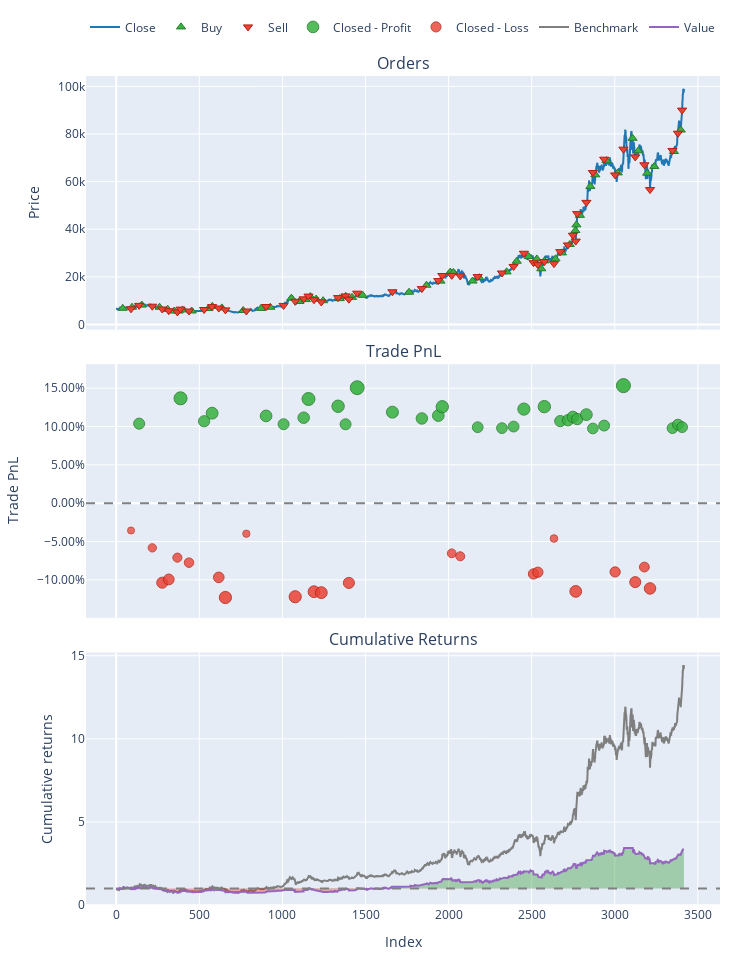

The notebook cell saved with this chart:
### Code cell
# Showing signal and results charts:
a = bt_pf.plot()
a.show()

### Figure 1 — Plotly figure (JSON) as saved in the notebook; plotly's stock layout.template omitted (floating-point values rounded to 4 significant figures; data arrays with more than 128 entries replaced by an {"elided": "..."} marker saying what was removed)
{"data": [{"legendgroup": "0", "line": {"color": "#1f77b4"}, "name": "Close", "showlegend": true, "type": "scatter", "uid": "37f43dec-8059-44cf-9709-ab99bf478266", "x": {"elided": "3417 int values"}, "xaxis": "x", "y": {"elided": "3417 int values"}, "yaxis": "y"}, {"customdata": {"elided": "54x3 float values"}, "hovertemplate": "Order Id: %{customdata[0]}<br>Timestamp: %{x}<br>Price: %{y}<br>Size: %{customdata[1]:.6f}<br>Fees: %{customdata[2]:.6f}", "legendgroup": "1", "marker": {"color": "#37B13F", "line": {"color": "rgb(38,123,44)", "width": 1}, "size": 8, "symbol": "triangle-up"}, "mode": "markers", "name": "Buy", "type": "scatter", "uid": "02b5dc67-6ac7-47a1-8970-c9cdedb023d0", "x": [39, 95, 154, 261, 310, 349, 376, 399, 454, 555, 578, 636, 764, 871, 927, 1054, 1102, 1141, 1168, 1203, 1245, 1345, 1381, 1419, 1483, 1762, 1867, 1951, 2010, 2029, 2144, 2185, 2349, 2410, 2482, 2531, 2558, 2577, 2643, 2682, 2729, 2763, 2769, 2790, 2853, 2883, 2950, 3018, 3107, 3142, 3195, 3238, 3356, 3397], "xaxis": "x", "y": [6816, 7259, 8145, 7246, 6403, 5672, 5672, 6126, 5680, 6710, 7635, 6978, 5898, 6767, 7254, 11073, 9672, 10473, 11721, 10675, 10005, 10870, 11827, 11410, 12262, 13546, 16503, 18224, 22020, 21840, 18258, 19645, 22102, 26571, 28519, 27520, 23400, 26721, 27559, 30060, 33586, 39442, 41832, 45836, 57976, 62837, 68766, 63644, 78174, 72906, 63524, 66361, 72636, 81642], "yaxis": "y"}, {"customdata": {"elided": "54x3 float values"}, "hovertemplate": "Order Id: %{customdata[0]}<br>Timestamp: %{x}<br>Price: %{y}<br>Size: %{customdata[1]:.6f}<br>Fees: %{customdata[2]:.6f}", "legendgroup": "2", "marker": {"color": "#EA4335", "line": {"color": "rgb(181,31,18)", "width": 1}, "size": 8, "symbol": "triangle-down"}, "mode": "markers", "name": "Sell", "type": "scatter", "uid": "045b5bfa-c2d0-4eca-9f23-11d51516d1d0", "x": [89, 138, 217, 277, 316, 368, 387, 438, 529, 577, 617, 657, 783, 902, 1007, 1077, 1128, 1157, 1190, 1234, 1335, 1380, 1400, 1450, 1662, 1839, 1938, 1962, 2019, 2070, 2175, 2321, 2391, 2453, 2511, 2537, 2576, 2634, 2672, 2718, 2748, 2765, 2774, 2829, 2868, 2936, 3002, 3052, 3123, 3178, 3212, 3347, 3380, 3405], "xaxis": "x", "y": [6594, 8035, 7695, 6516, 5785, 5286, 6466, 5669, 6305, 7519, 6919, 6140, 5681, 7559, 8024, 9754, 10781, 11930, 10402, 9461, 11302, 12023, 10632, 13165, 13757, 15086, 18441, 20574, 20646, 20393, 20125, 21631, 24381, 29917, 25972, 25123, 26421, 25570, 30597, 33406, 37470, 35020, 46554, 51275, 63809, 69398, 62802, 73608, 70356, 67049, 56648, 73066, 80300, 90000], "yaxis": "y"}, {"customdata": [[1, 1, 9.991, 0.1037], [6, 6, 10.27, 0.1368], [8, 8, 8.419, 0.1069], [9, 9, 10.23, 0.1174], [13, 13, 8.442, 0.1139], [14, 14, 8.504, 0.103], [16, 16, 8.916, 0.1115], [17, 17, 12.08, 0.1359], [20, 20, 9.978, 0.1264], [21, 21, 9.147, 0.1029], [23, 23, 13.23, 0.1506], [24, 24, 12.0, 0.1187], [25, 25, 12.49, 0.1105], [26, 26, 14.34, 0.1143], [27, 27, 17.58, 0.1258], [30, 30, 13.57, 0.0991], [31, 31, 14.74, 0.09794], [32, 32, 16.52, 0.09996], [33, 33, 22.3, 0.1227], [36, 36, 21.23, 0.1259], [38, 38, 19.39, 0.1071], [39, 39, 21.67, 0.1081], [40, 40, 24.97, 0.1125], [42, 42, 23.99, 0.1097], [43, 43, 28.02, 0.1155], [44, 44, 26.37, 0.09746], [45, 45, 30.06, 0.1013], [47, 47, 45.64, 0.1533], [51, 51, 24.58, 0.09789], [52, 52, 28.21, 0.1024], [53, 53, 30.14, 0.09922]], "hovertemplate": "Exit Trade Id: %{customdata[0]}<br>Position Id: %{customdata[1]}<br>Exit Timestamp: %{x}<br>PnL: %{customdata[2]:.6f}<br>Return: %{customdata[3]:.2%}", "legendgroup": "3", "marker": {"color": "#37B13F", "line": {"color": "rgb(38,123,44)", "width": 1}, "opacity": [0.8369, 0.8789, 0.8408, 0.8542, 0.8498, 0.8359, 0.8467, 0.8778, 0.8658, 0.8358, 0.8965, 0.856, 0.8455, 0.8503, 0.8649, 0.831, 0.8295, 0.832, 0.8611, 0.8651, 0.8411, 0.8425, 0.848, 0.8445, 0.8518, 0.8289, 0.8337, 0.9, 0.8294, 0.8351, 0.8311], "size": [11.05, 13.02, 11.24, 11.86, 11.66, 11.01, 11.51, 12.97, 12.4, 11.0, 13.84, 11.94, 11.46, 11.68, 12.36, 10.78, 10.71, 10.83, 12.18, 12.37, 11.25, 11.32, 11.57, 11.41, 11.75, 10.68, 10.91, 14, 10.71, 10.97, 10.79], "symbol": "circle"}, "mode": "markers", "name": "Closed - Profit", "type": "scatter", "uid": "78a85f7a-f011-475c-9344-12c064a7bfcf", "x": [138, 387, 529, 577, 902, 1007, 1128, 1157, 1335, 1380, 1450, 1662, 1839, 1938, 1962, 2175, 2321, 2391, 2453, 2576, 2672, 2718, 2748, 2774, 2829, 2868, 2936, 3052, 3347, 3380, 3405], "xaxis": "x2", "y": [0.1037, 0.1368, 0.1069, 0.1174, 0.1139, 0.103, 0.1115, 0.1359, 0.1264, 0.1029, 0.1506, 0.1187, 0.1105, 0.1143, 0.1258, 0.0991, 0.09794, 0.09996, 0.1227, 0.1259, 0.1071, 0.1081, 0.1125, 0.1097, 0.1155, 0.09746, 0.1013, 0.1533, 0.09789, 0.1024, 0.09922], "yaxis": "y2"}, {"customdata": [[0, 0, -3.547, -0.03552], [2, 2, -6.182, -0.05817], [3, 3, -10.37, -0.1036], [4, 4, -8.919, -0.09937], [5, 5, -5.736, -0.07095], [7, 7, -6.616, -0.07749], [10, 10, -9.413, -0.09664], [11, 11, -10.82, -0.1229], [12, 12, -3.068, -0.03974], [15, 15, -11.1, -0.1219], [18, 18, -11.64, -0.1154], [19, 19, -10.41, -0.1166], [22, 22, -10.18, -0.1039], [28, 28, -10.28, -0.0653], [29, 29, -10.17, -0.06916], [34, 34, -18.8, -0.09217], [35, 35, -16.66, -0.08997], [37, 37, -8.732, -0.04601], [41, 41, -28.39, -0.1149], [46, 46, -29.29, -0.0896], [48, 48, -35.31, -0.1029], [49, 49, -25.63, -0.08322], [50, 50, -31.37, -0.1111]], "hovertemplate": "Exit Trade Id: %{customdata[0]}<br>Position Id: %{customdata[1]}<br>Exit Timestamp: %{x}<br>PnL: %{customdata[2]:.6f}<br>Return: %{customdata[3]:.2%}", "legendgroup": "4", "marker": {"color": "#EA4335", "line": {"color": "rgb(181,31,18)", "width": 1}, "opacity": [0.75, 0.7788, 0.8367, 0.8313, 0.7951, 0.8034, 0.8278, 0.8613, 0.7554, 0.86, 0.8517, 0.8532, 0.8371, 0.7879, 0.7928, 0.8221, 0.8193, 0.7634, 0.8511, 0.8189, 0.8357, 0.8107, 0.8462], "size": [7, 8.346, 11.04, 10.79, 9.105, 9.494, 10.63, 12.19, 7.25, 12.14, 11.74, 11.82, 11.06, 8.77, 8.999, 10.37, 10.24, 7.623, 11.72, 10.21, 11.0, 9.834, 11.49], "symbol": "circle"}, "mode": "markers", "name": "Closed - Loss", "type": "scatter", "uid": "f8d70832-0d0b-4996-b7c6-761c787506c3", "x": [89, 217, 277, 316, 368, 438, 617, 657, 783, 1077, 1190, 1234, 1400, 2019, 2070, 2511, 2537, 2634, 2765, 3002, 3123, 3178, 3212], "xaxis": "x2", "y": [-0.03552, -0.05817, -0.1036, -0.09937, -0.07095, -0.07749, -0.09664, -0.1229, -0.03974, -0.1219, -0.1154, -0.1166, -0.1039, -0.0653, -0.06916, -0.09217, -0.08997, -0.04601, -0.1149, -0.0896, -0.1029, -0.08322, -0.1111], "yaxis": "y2"}, {"legendgroup": "5", "line": {"color": "#7f7f7f"}, "name": "Benchmark", "showlegend": true, "type": "scatter", "uid": "1c8f5149-813d-47af-8cd8-a9e2e7e5379e", "x": {"elided": "3417 int values"}, "xaxis": "x3", "y": {"elided": "3417 float values"}, "yaxis": "y3"}, {"hoverinfo": "skip", "legendgroup": "6", "line": {"color": "rgba(0, 0, 0, 0)", "width": 0}, "opacity": 0, "showlegend": false, "type": "scatter", "uid": "af011b8b-04d2-461f-8e0d-f798b511b08f", "x": {"elided": "3417 int values"}, "xaxis": "x3", "y": {"elided": "3417 int values"}, "yaxis": "y3"}, {"connectgaps": false, "fill": "tonexty", "fillcolor": "rgba(0, 128, 0, 0.3)", "hoverinfo": "skip", "legendgroup": "6", "line": {"color": "rgba(0, 0, 0, 0)", "width": 0}, "opacity": 0, "showlegend": false, "type": "scatter", "uid": "80c68c1c-cd55-4043-912d-261716f83710", "x": {"elided": "3417 int values"}, "xaxis": "x3", "y": {"elided": "3417 float values"}, "yaxis": "y3"}, {"hoverinfo": "skip", "legendgroup": "6", "line": {"color": "rgba(0, 0, 0, 0)", "width": 0}, "opacity": 0, "showlegend": false, "type": "scatter", "uid": "178d0997-220d-4f31-9065-1ebb2d45e682", "x": {"elided": "3417 int values"}, "xaxis": "x3", "y": {"elided": "3417 int values"}, "yaxis": "y3"}, {"connectgaps": false, "fill": "tonexty", "fillcolor": "rgba(255, 0, 0, 0.3)", "hoverinfo": "skip", "legendgroup": "6", "line": {"color": "rgba(0, 0, 0, 0)", "width": 0}, "opacity": 0, "showlegend": false, "type": "scatter", "uid": "39ea6342-0633-4005-9915-53634bb5a789", "x": {"elided": "3417 int values"}, "xaxis": "x3", "y": {"elided": "3417 float values"}, "yaxis": "y3"}, {"legendgroup": "7", "line": {"color": "#9467bd"}, "name": "Value", "showlegend": true, "type": "scatter", "uid": "bb39a8e3-5028-4e02-ad6d-64c82859fa57", "x": {"elided": "3417 int values"}, "xaxis": "x3", "y": {"elided": "3417 float values"}, "yaxis": "y3"}, {"hoverinfo": "skip", "legendgroup": "6", "line": {"color": "rgba(0, 0, 0, 0)", "width": 0}, "opacity": 0, "showlegend": false, "type": "scatter", "uid": "a1d91cda-d8d9-4639-92ab-ad025e3e46b1", "x": {"elided": "3417 int values"}, "xaxis": "x3", "y": {"elided": "3417 int values"}, "yaxis": "y3"}], "layout": {"annotations": [{"font": {"size": 16}, "showarrow": false, "text": "Orders", "x": 0.5, "xanchor": "center", "xref": "paper", "y": 1, "yanchor": "bottom", "yref": "paper"}, {"font": {"size": 16}, "showarrow": false, "text": "Trade PnL", "x": 0.5, "xanchor": "center", "xref": "paper", "y": 0.6528, "yanchor": "bottom", "yref": "paper"}, {"font": {"size": 16}, "showarrow": false, "text": "Cumulative Returns", "x": 0.5, "xanchor": "center", "xref": "paper", "y": 0.3056, "yanchor": "bottom", "yref": "paper"}], "height": 960, "legend": {"orientation": "h", "traceorder": "normal", "x": 1, "xanchor": "right", "y": 1.042, "yanchor": "bottom"}, "margin": {"b": 30, "l": 30, "r": 30, "t": 30}, "shapes": [{"line": {"color": "gray", "dash": "dash"}, "type": "line", "x0": 0, "x1": 1, "xref": "paper", "y0": 0, "y1": 0, "yref": "y2"}, {"line": {"color": "gray", "dash": "dash"}, "type": "line", "x0": 0, "x1": 1, "xref": "paper", "y0": 1, "y1": 1, "yref": "y3"}], "showlegend": true, "width": 750, "xaxis": {"anchor": "y", "domain": [0, 1], "matches": "x3", "showticklabels": false}, "xaxis2": {"anchor": "y2", "domain": [0, 1], "matches": "x3", "showticklabels": false}, "xaxis3": {"anchor": "y3", "domain": [0, 1], "title": {"text": "Index"}}, "yaxis": {"anchor": "x", "domain": [0.6944, 1], "title": {"text": "Price"}}, "yaxis2": {"anchor": "x2", "domain": [0.3472, 0.6528], "tickformat": ".2%", "title": {"text": "Trade PnL"}}, "yaxis3": {"anchor": "x3", "domain": [0, 0.3056], "title": {"text": "Cumulative returns"}}}}
